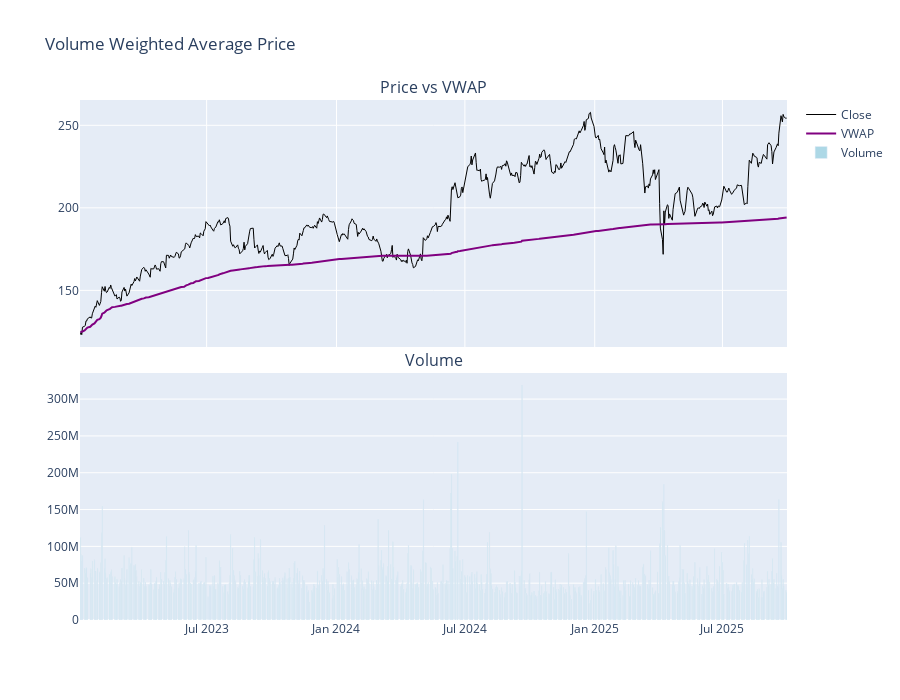

This figure's notebook cell:
### Markdown cell above
## 3. VWAP - Volume Weighted Average Price

Average price weighted by volume. Used by institutions to assess execution quality. Price above VWAP = bullish, below = bearish.

### Code cell
df["vwap"] = calculate_vwap(df)

fig = make_subplots(
    rows=2, cols=1, shared_xaxes=True, vertical_spacing=0.05, subplot_titles=("Price vs VWAP", "Volume")
)

fig.add_trace(go.Scatter(x=df["date"], y=df["close"], name="Close", line={"color": "black", "width": 1}), row=1, col=1)
fig.add_trace(go.Scatter(x=df["date"], y=df["vwap"], name="VWAP", line={"color": "purple", "width": 2}), row=1, col=1)

fig.add_trace(go.Bar(x=df["date"], y=df["volume"], name="Volume", marker_color="lightblue"), row=2, col=1)

fig.update_layout(height=700, title_text="Volume Weighted Average Price")
fig.show()

print("VWAP = Average price weighted by volume")
print("Used by institutions to assess execution quality")
print("Price above VWAP = bullish, below = bearish")

### Figure 1 — Plotly figure (JSON) as saved in the notebook; plotly's stock layout.template omitted (floating-point values rounded to 4 significant figures; data arrays with more than 128 entries replaced by an {"elided": "..."} marker saying what was removed)
{"data": [{"line": {"color": "black", "width": 1}, "name": "Close", "type": "scatter", "x": {"elided": "688 str values"}, "xaxis": "x", "y": {"elided": "688 float values"}, "yaxis": "y"}, {"line": {"color": "purple", "width": 2}, "name": "VWAP", "type": "scatter", "x": {"elided": "688 str values"}, "xaxis": "x", "y": {"elided": "688 float values"}, "yaxis": "y"}, {"marker": {"color": "lightblue"}, "name": "Volume", "type": "bar", "x": {"elided": "688 str values"}, "xaxis": "x2", "y": {"elided": "688 int values"}, "yaxis": "y2"}], "layout": {"annotations": [{"font": {"size": 16}, "showarrow": false, "text": "Price vs VWAP", "x": 0.5, "xanchor": "center", "xref": "paper", "y": 1, "yanchor": "bottom", "yref": "paper"}, {"font": {"size": 16}, "showarrow": false, "text": "Volume", "x": 0.5, "xanchor": "center", "xref": "paper", "y": 0.475, "yanchor": "bottom", "yref": "paper"}], "height": 700, "title": {"text": "Volume Weighted Average Price"}, "xaxis": {"anchor": "y", "domain": [0, 1], "matches": "x2", "showticklabels": false}, "xaxis2": {"anchor": "y2", "domain": [0, 1]}, "yaxis": {"anchor": "x", "domain": [0.525, 1]}, "yaxis2": {"anchor": "x2", "domain": [0, 0.475]}}}
